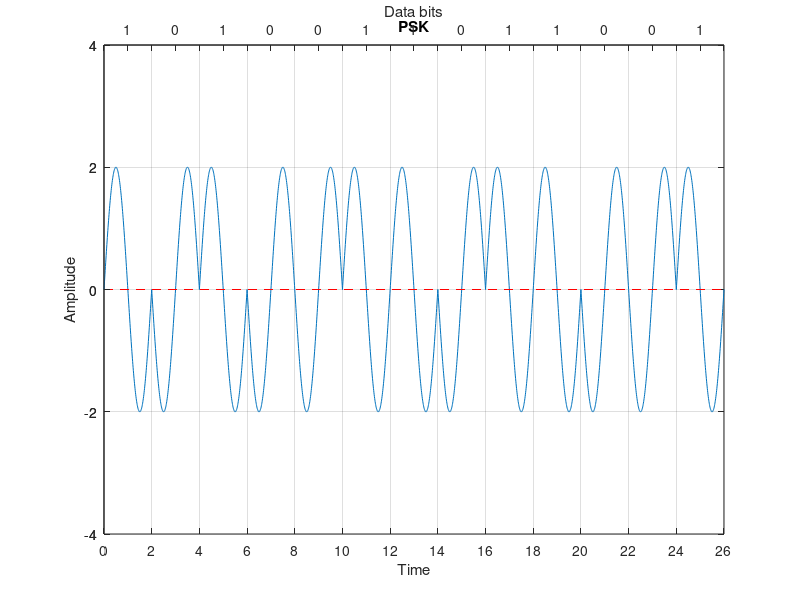

Write MATLAB code to recreate this figure.
clear all;
close all;
clc;

bits = [1 0 1 0 0 1 1 0 1 1 0 0 1];
bit_duration = 2;

fs = 100;
Total_time = length(bits) * bit_duration;   %# time needed to send whole data
time = 0: 1/fs: Total_time;


amplitude = 2;
f = 0.5;
carrier_signal = amplitude * sin(2 * pi * f * time);

%plot(time, carrier_signal);

idx = 1;
modulated_carrier_signal = carrier_signal;
for i = 1 : length(carrier_signal)
     if bits(idx) == 0
        modulated_carrier_signal(i) = modulated_carrier_signal(i) * (-1);
     end
     if time(i)/bit_duration >= idx
        idx = idx + 1;
     end
end


%# ploting
plot(time, modulated_carrier_signal);
xticks([0: bit_duration: Total_time]);
yticks([-amplitude-2: 2: amplitude+2]);
ylim([-amplitude-2, amplitude+2]);
xlim([0, Total_time]);
grid on;
title("PSK");
xlabel("Time");
ylabel("Amplitude");
line ([0, Total_time], [0 0], "linestyle", "--", "color", "r");

% Top axis
ax1=gca;
ax2 = axes('Position', get(ax1, 'Position'), 'Color', 'none');
set(ax2, 'XAxisLocation', 'top');
set(ax2, 'XLim', get(ax1, 'XLim'));
set(ax2, 'YLim', get(ax1, 'YLim'));
set(ax2, 'XTick', [bit_duration/2: bit_duration: Total_time]);
set(ax2, 'YTick', [-amplitude-2: 2: amplitude+2]);
set(ax2, 'XTickLabel', bits);
set(ax2, 'XLabel', 'Data bits');




%Demodulation
demodulated = [];
idx = 1;
for i = 1 : length(time)
    if time(i)/bit_duration >= idx
        data = modulated_carrier_signal(i);

        if data == carrier_signal(i)
            demodulated(idx) = 1;
        else
            demodulated(idx) = 0;
        end
        idx = idx + 1;
    end
end

disp("Orginal bits:");
disp(bits);

disp("Demodulation:");
disp(demodulated);